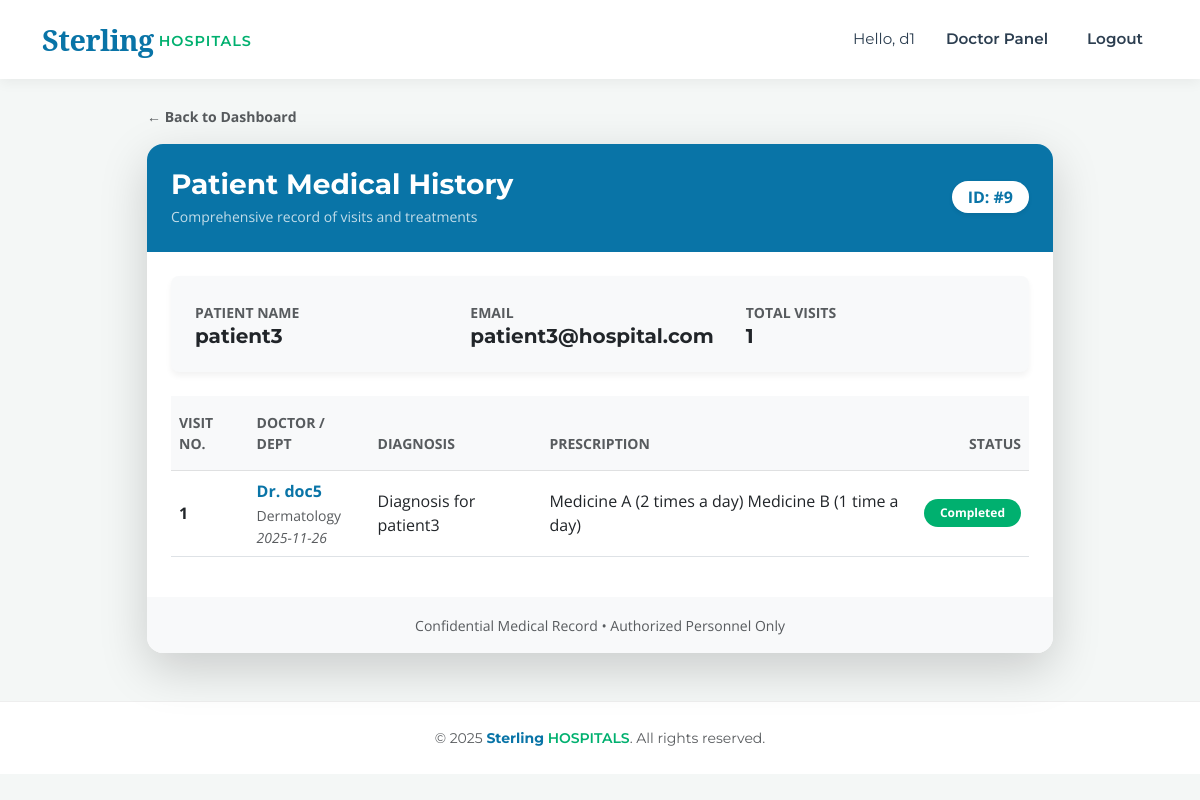
/patient_history/9 (signed in), run on the app's committed database.
### models.py (models this page shows, shortened)
class User(db.Model, UserMixin):
    __tablename__ = 'users'
    id = db.Column(db.Integer, primary_key=True)
    username = db.Column(db.String(100), unique=True, nullable=False)
    email = db.Column(db.String(120), unique=True, nullable=False)
    password = db.Column(db.String(200), nullable=False)
    role = db.Column(db.String(20), nullable=False) # admin, doctor, patient
    phone_number = db.Column(db.String(15), nullable=True)
    is_active_user = db.Column(db.Boolean, default=True)
    department_id = db.Column(db.Integer, db.ForeignKey('departments.id'), nullable=True)
    doctor_appointments = db.relationship('Appointment', foreign_keys='Appointment.doctor_id', backref='doctor_ref', lazy=True)
    patient_appointments = db.relationship('Appointment', foreign_keys='Appointment.patient_id', backref='patient_ref', lazy=True)

class Appointment(db.Model):
    __tablename__ = 'appointments'
    id = db.Column(db.Integer, primary_key=True)
    patient_id = db.Column(db.Integer, db.ForeignKey('users.id'), nullable=False)
    doctor_id = db.Column(db.Integer, db.ForeignKey('users.id'), nullable=False)
    appointment_date = db.Column(db.Date, nullable=False)
    appointment_time = db.Column(db.Time, nullable=False)
    status = db.Column(db.String(20), default='Pending') # Pending, Completed, Cancelled
    treatment = db.relationship('Treatment', backref='appointment', uselist=False, lazy=True)
    created_at = db.Column(db.DateTime, default=datetime.utcnow)

class Department(db.Model):
    __tablename__ = 'departments'
    id = db.Column(db.Integer, primary_key=True)
    name = db.Column(db.String(100), unique=True, nullable=False)
    description = db.Column(db.Text, nullable=True)
    doctors = db.relationship('User', backref='department', lazy=True)

class Treatment(db.Model):
    __tablename__ = 'treatments'
    id = db.Column(db.Integer, primary_key=True)
    appointment_id = db.Column(db.Integer, db.ForeignKey('appointments.id'), nullable=False)
    diagnosis = db.Column(db.Text, nullable=False)
    prescription = db.Column(db.Text, nullable=False)
    doctor_notes = db.Column(db.Text, nullable=True)
    date_recorded = db.Column(db.DateTime, default=datetime.utcnow)

### app.py (the view)
@app.route('/patient_history/<int:patient_id>')
@login_required
def patient_history(patient_id):
    if current_user.role not in ['admin', 'doctor']:
        return redirect(url_for('index'))
    patient = db.session.get(User, patient_id)
    history = Appointment.query.filter_by(patient_id=patient_id).all()
    return render_template('patient_history.html', patient=patient, history=history)

### app.py (called while the page is built)
@login_manager.user_loader
def load_user(user_id):
    return db.session.get(User, int(user_id))

### templates/patient_history.html (shortened to what this page needs)
{% extends "base.html" %}
{% block content %}
<div class="container mt-4">
    <div class="row justify-content-center">
        <div class="col-lg-10">
            <div class="mb-3">
                <a href="{{ url_for('admin_dashboard') }}" class="text-decoration-none text-muted fw-bold small"> &larr; Back to Dashboard
                </a>
            </div>
            <div class="card shadow-lg border-0 rounded-4 overflow-hidden">
                <div class="card-header bg-primary text-white p-4 d-flex justify-content-between align-items-center">
                    <div>
                        <h3 class="mb-1 fw-bold">Patient Medical History</h3>
                        <p class="mb-0 opacity-75 small">Comprehensive record of visits and treatments</p>
                    </div>
                    <div>
                        <span class="badge bg-white text-primary fs-6 px-3 py-2 rounded-pill shadow-sm">
                            ID: #{{ patient.id }}
                        </span>
                    </div>
                </div>
                <div class="card-body p-4 bg-white">
                    <div class="card bg-light border-0 rounded-3 mb-4">
                        <div class="card-body p-4">
                            <div class="row g-3">
                                <div class="col-md-4">
                                    <small class="text-muted fw-bold text-uppercase">Patient Name</small>
                                    <h5 class="fw-bold text-dark mb-0">{{ patient.username }}</h5>
                                </div>
                                <div class="col-md-4">
                                    <small class="text-muted fw-bold text-uppercase">Email</small>
                                    <h5 class="fw-bold text-dark mb-0">{{ patient.email }}</h5>
                                </div>
                                <div class="col-md-4">
                                    <small class="text-muted fw-bold text-uppercase">Total Visits</small>
                                    <h5 class="fw-bold text-dark mb-0">{{ history|length }}</h5>
                                </div>
                            </div>
                        </div>
                    </div>
                    <div class="table-responsive">
                        <table class="table table-hover align-middle">
                            <thead class="table-light">
                                <tr>
                                    <th class="py-3 text-muted small fw-bold text-uppercase">Visit No.</th>
                                    <th class="py-3 text-muted small fw-bold text-uppercase">Doctor / Dept</th>
                                    <th class="py-3 text-muted small fw-bold text-uppercase">Diagnosis</th>
                                    <th class="py-3 text-muted small fw-bold text-uppercase">Prescription</th>
                                    <th class="py-3 text-muted small fw-bold text-uppercase text-end">Status</th>
                                </tr>
                            </thead>
                            <tbody>
                                {% for appointment in history %}
                                <tr>
                                    <td class="fw-bold text-dark">{{ loop.index }}</td>
                                    <td>
                                        <div class="fw-bold text-primary">Dr. {{ appointment.doctor_ref.username }}</div>
                                        <small class="text-muted">{{ appointment.doctor_ref.department.name if appointment.doctor_ref.department else 'General' }}</small>
                                        <div class="small text-muted fst-italic">{{ appointment.appointment_date }}</div>
                                    </td>
                                    <td>
                                        {% if appointment.treatment %}
                                            {{ appointment.treatment.diagnosis }}
                                        {% else %}
                                            <span class="text-muted fst-italic">Pending</span>
                                        {% endif %}
                                    </td>
                                    <td>
                                        {% if appointment.treatment %}
                                            {{ appointment.treatment.prescription }}
                                        {% else %}
                                            <span class="text-muted">-</span>
                                        {% endif %}
                                    </td>
                                    <td class="text-end">
                                        {% if appointment.status == 'Completed' %}
                                            <span class="badge bg-success text-white rounded-pill px-3 py-2">Completed</span>
                                        {% elif appointment.status == 'Cancelled' %}
                                            <span class="badge bg-danger text-white rounded-pill px-3 py-2">Cancelled</span>
                                        {% else %}
                                            <span class="badge bg-warning text-dark rounded-pill px-3 py-2">Scheduled</span>
                                        {% endif %}
                                    </td>
                                </tr>
                                {% endfor %}
                            </tbody>
                        </table>
                    </div>
                </div>
                <div class="card-footer bg-light text-center py-3 border-0">
                    <small class="text-muted">Confidential Medical Record • Authorized Personnel Only</small>
                </div>
            </div>
        </div>
    </div>
</div>
{% endblock %}

### templates/base.html (shortened to what this page needs)
<!DOCTYPE html>
<html lang="en">
<head>
    <link href="https://cdn.jsdelivr.net/npm/bootstrap@5.3.0/dist/css/bootstrap.min.css" rel="stylesheet">
    <link rel="stylesheet" href="https://cdn.jsdelivr.net/npm/bootstrap-icons@1.11.1/font/bootstrap-icons.css">
    <link rel="stylesheet" href="{{ url_for('static', filename='css/style.css') }}">
</head>
<body>
    <nav class="navbar navbar-expand-lg navbar-light fixed-top">
        <div class="container">
            <a class="navbar-brand" href="{{ url_for('index') }}">
                <span class="brand-sterling">Sterling</span>
                <span class="brand-hospitals">HOSPITALS</span>
            </a>
            <div class="collapse navbar-collapse" id="navbarNav">
                <ul class="navbar-nav ms-auto align-items-center">
                    {% if current_user.is_authenticated %}
                        <li class="nav-item">
                            <span class="nav-link text-muted" style="font-weight: 400;">Hello, {{ current_user.username }}</span>
                        </li>
                        <li class="nav-item">
                            {% if current_user.role == 'admin' %}
                                <a class="nav-link" href="{{ url_for('admin_dashboard') }}">Admin Dashboard</a>
                            {% elif current_user.role == 'doctor' %}
                                <a class="nav-link" href="{{ url_for('doctor_dashboard') }}">Doctor Panel</a>
                            {% else %}
                                <a class="nav-link" href="{{ url_for('patient_dashboard') }}">My Health</a>
                            {% endif %}
                        </li>
                        <li class="nav-item">
                            <a class="nav-link btn btn-danger text-white btn-sm ms-3" style="border-radius: 4px; padding: 6px 15px;" href="{{ url_for('logout') }}">Logout</a>
                        </li>
                    {% endif %}
                </ul>
            </div>
        </div>
    </nav>
    <div style="height: 80px;"></div>
    <div class="container mt-4 mb-5">
        {% block content %}{% endblock %}
    </div>
    <footer class="text-center text-muted py-4 mt-auto">
        <div class="container">
            <small>&copy; 2025 <span style="color: var(--brand-blue); font-weight:700;">Sterling</span> <span style="color: var(--brand-green); font-weight:600;">HOSPITALS</span>. All rights reserved.</small>
        </div>
    </footer>
</body>
</html>

### static/css/style.css (style rules this page uses)
:root { --brand-blue: #0974A7; --brand-dark-blue: #015890; --brand-green: #00B06F; --brand-dark: #2c3e50; --bg-soft: #f4f7f6; --brand-edit: #FAD10A; }
body { font-family: "Open Sans", sans-serif; background-color: var(--bg-soft); color: #333; }
h1, h2, h3, h4, h5, h6, .btn, .navbar-brand, .nav-link { font-family: "Montserrat", sans-serif; }
.navbar { background-color: white !important; box-shadow: 0 4px 12px rgba(0,0,0,0.05); padding: 0.8rem 0; }
.navbar-brand { display: flex; align-items: center; text-decoration: none; }
.brand-sterling { font-family: "Noto Serif", serif; color: var(--brand-blue); font-weight: 700; font-size: 1.8rem; letter-spacing: -0.5px; }
.brand-hospitals { font-family: "Montserrat", sans-serif; color: var(--brand-green); font-weight: 600; font-size: 0.9rem; text-transform: uppercase; letter-spacing: 1px; margin-left: 5px; padding-top: 5px; }
.nav-link { color: var(--brand-dark) !important; font-weight: 600; font-size: 0.95rem; margin-left: 15px; transition: color 0.3s; }
.btn-primary, .bg-primary { background-color: var(--brand-blue) !important; border-color: var(--brand-blue) !important; }
.text-primary { color: var(--brand-blue) !important; }
.btn-success, .bg-success { background-color: var(--brand-green) !important; border-color: var(--brand-green) !important; }
.card { border: none; border-radius: 8px; box-shadow: 0 4px 6px rgba(0,0,0,0.05); }
footer { background-color: white; border-top: 1px solid #eee; font-family: "Montserrat", sans-serif; }

### data on the page
User: username "d1"
User: id "9", username "patient3", email "patient3@hospital.com"
Appointment: doctor_ref.username "doc5", doctor_ref.department "Dermatology", appointment_date "2025-11-26", treatment.diagnosis "Diagnosis for patient3", treatment.prescription "Medicine A (2 times a day) Medicine B (1 time a day)", status "Completed"

### other printed values
{{ history|length }} "1"
